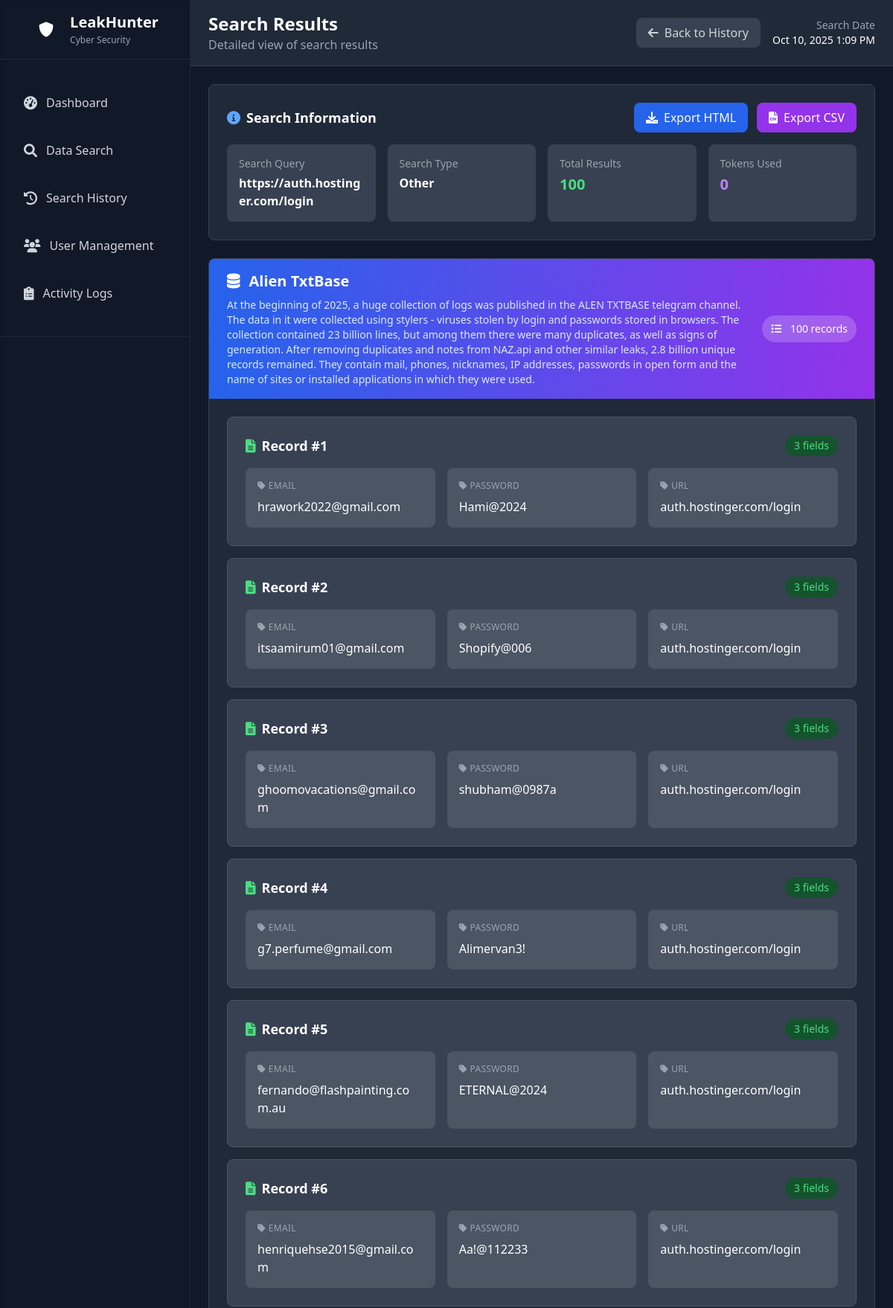
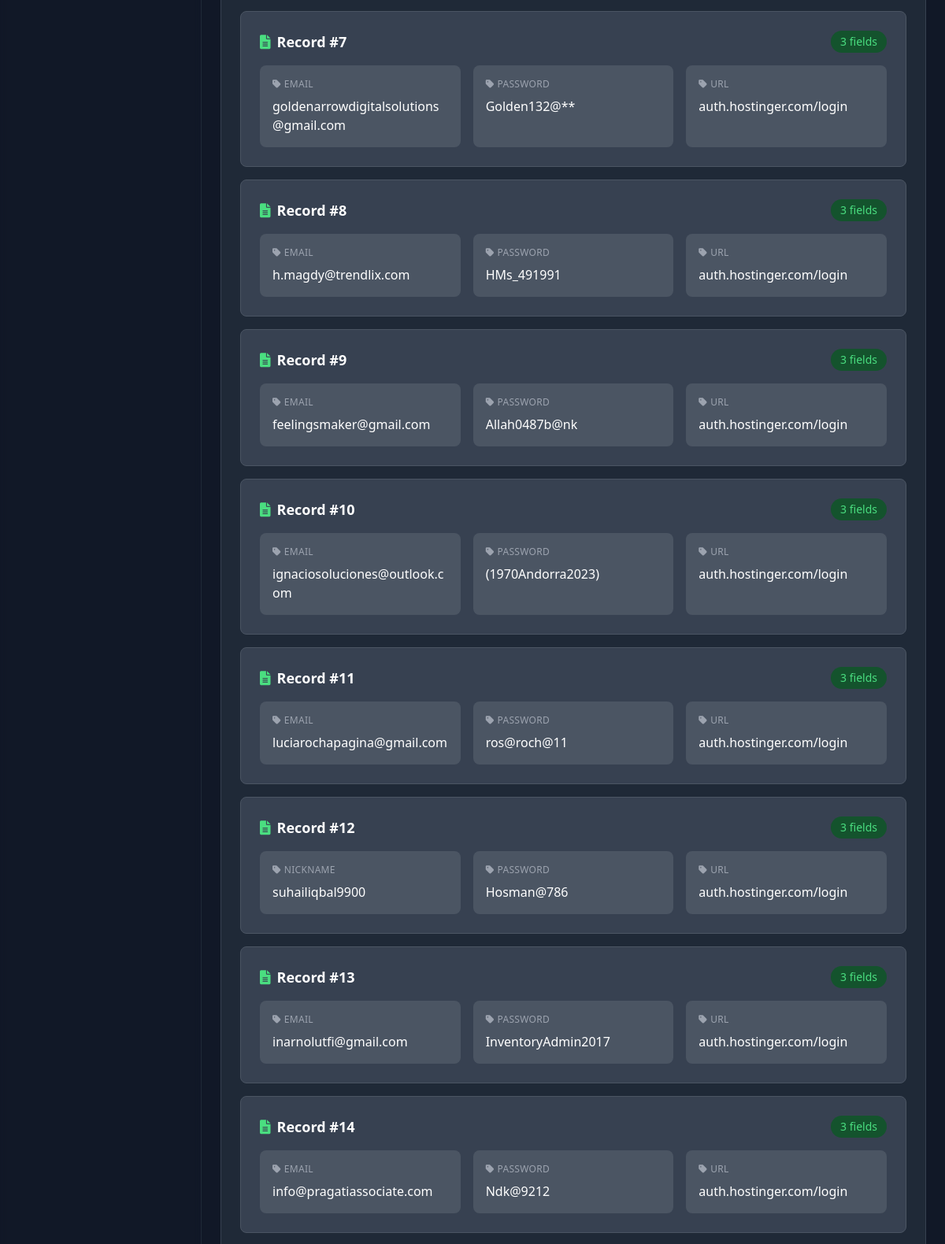
/admin/results.php?id=6 (signed in, upper part), run on the app's committed database (2 pictures, top to bottom).
### tables this page shows
CREATE TABLE `search_history` (
  `id` int(11) NOT NULL,
  `user_id` int(11) NOT NULL,
  `query` varchar(500) NOT NULL,
  `results_count` int(11) DEFAULT 0,
  `tokens_used` int(11) DEFAULT 0,
  `search_type` enum('email','username','name','phone','other') DEFAULT 'other',
  `results_data` longtext DEFAULT NULL,
  `created_at` timestamp NULL DEFAULT current_timestamp()
);

### admin/results.php (the view, shortened to what this page needs)
<?php
$user = getUserInfo();
$search_id = (int)($_GET['id'] ?? 0);
try {
    $db = Database::getInstance()->getConnection();
    $stmt = $db->prepare("SELECT * FROM search_history WHERE id = ? AND user_id = ?");
    $stmt->execute([$search_id, $user['id']]);
    $search = $stmt->fetch();
    $results = json_decode($search['results_data'], true);
} catch (Exception $e) {
    error_log("Results view error: " . $e->getMessage());
    header('Location: history.php');
    exit();
}
?>
<!DOCTYPE html>
<html lang="en">
<head>
    <script src="https://cdn.tailwindcss.com"></script>
    <link href="https://cdnjs.cloudflare.com/ajax/libs/font-awesome/6.0.0/css/all.min.css" rel="stylesheet">
</head>
<body class="bg-gray-900 min-h-screen text-white">
    <?php include 'sidebar.php'; ?>
    <div class="lg:ml-64 min-h-screen">
        <header class="bg-gray-800 border-b border-gray-700 px-6 py-4">
            <div class="flex flex-col sm:flex-row sm:items-center sm:justify-between gap-4">
                <div>
                    <h1 class="text-2xl font-bold text-white">Search Results</h1>
                    <p class="text-gray-400">Detailed view of search results</p>
                </div>
                <div class="flex flex-col sm:flex-row items-start sm:items-center gap-4">
                    <a href="history.php"
                       class="bg-gray-700 text-gray-300 px-4 py-2 rounded-lg hover:bg-gray-600 hover:text-white transition-all flex items-center justify-center">
                        <i class="fas fa-arrow-left mr-2"></i>Back to History
                    </a>
                    <div class="text-right">
                        <p class="text-sm text-gray-400">Search Date</p>
                        <p class="text-sm text-white"><?php echo date('M j, Y g:i A', strtotime($search['created_at'])); ?></p>
                    </div>
                </div>
            </div>
        </header>
        <main class="p-4 sm:p-6">
            <div class="bg-gray-800 rounded-lg p-4 sm:p-6 border border-gray-700 mb-6">
                <div class="flex flex-col sm:flex-row sm:items-center sm:justify-between mb-4 gap-4">
                    <h3 class="text-lg font-semibold text-white flex items-center">
                        <i class="fas fa-info-circle text-blue-400 mr-2"></i>
                        Search Information
                    </h3>
                    <div class="flex flex-col sm:flex-row gap-3">
                        <a href="export.php?id=<?php echo $search_id; ?>&format=html"
                           class="bg-blue-600 text-white px-4 py-2 rounded-lg hover:bg-blue-700 transition-all flex items-center justify-center">
                            <i class="fas fa-download mr-2"></i>Export HTML
                        </a>
                        <a href="export.php?id=<?php echo $search_id; ?>&format=csv"
                           class="bg-purple-600 text-white px-4 py-2 rounded-lg hover:bg-purple-700 transition-all flex items-center justify-center">
                            <i class="fas fa-file-csv mr-2"></i>Export CSV
                        </a>
                    </div>
                </div>
                <div class="grid grid-cols-1 sm:grid-cols-2 lg:grid-cols-4 gap-4">
                    <div class="bg-gray-700 rounded-lg p-4">
                        <div class="text-sm text-gray-400 mb-1">Search Query</div>
                        <div class="text-white font-semibold break-all"><?php echo htmlspecialchars($search['query']); ?></div>
                    </div>
                    <div class="bg-gray-700 rounded-lg p-4">
                        <div class="text-sm text-gray-400 mb-1">Search Type</div>
                        <div class="text-white font-semibold"><?php echo ucfirst($search['search_type']); ?></div>
                    </div>
                    <div class="bg-gray-700 rounded-lg p-4">
                        <div class="text-sm text-gray-400 mb-1">Total Results</div>
                        <div class="text-green-400 font-semibold text-xl"><?php echo number_format($search['results_count']); ?></div>
                    </div>
                    <div class="bg-gray-700 rounded-lg p-4">
                        <div class="text-sm text-gray-400 mb-1">Tokens Used</div>
                        <div class="text-purple-400 font-semibold text-xl"><?php echo number_format($search['tokens_used']); ?></div>
                    </div>
                </div>
            </div>
            <?php if (empty($results['List']) || (count($results['List']) === 1 && isset($results['List']['No results found']))): ?>
                <div class="bg-gray-800 rounded-lg p-8 sm:p-12 border border-gray-700 text-center">
                    <i class="fas fa-search text-gray-600 text-4xl sm:text-6xl mb-4 sm:mb-6"></i>
                    <h3 class="text-xl sm:text-2xl font-bold text-gray-400 mb-4">No Results Found</h3>
                    <p class="text-gray-500 mb-6">No data breaches or leaked information found for this query.</p>
                    <a href="search.php"
                       class="inline-block bg-blue-600 text-white px-6 py-3 rounded-lg hover:bg-blue-700 transition-colors">
                        <i class="fas fa-search mr-2"></i>Try Another Search
                    </a>
                </div>
            <?php else: ?>
                <div class="space-y-6">
                    <?php foreach ($results['List'] as $database => $data): ?>
                        <div class="bg-gray-800 rounded-lg border border-gray-700 overflow-hidden">
                            <div class="bg-gradient-to-r from-blue-600 to-purple-600 px-4 sm:px-6 py-4">
                                <div class="flex flex-col sm:flex-row sm:items-center sm:justify-between gap-4">
                                    <div class="flex-1">
                                        <h3 class="text-lg sm:text-xl font-bold text-white flex items-center">
                                            <i class="fas fa-database mr-3"></i>
                                            <?php echo htmlspecialchars($database); ?>
                                        </h3>
                                        <?php if (isset($data['InfoLeak'])): ?>
                                            <p class="text-blue-100 mt-2 text-sm"><?php echo htmlspecialchars($data['InfoLeak']); ?></p>
                                        <?php endif; ?>
                                    </div>
                                    <?php if (isset($data['Data']) && !empty($data['Data'])): ?>
                                        <div class="bg-white/20 text-white px-3 py-2 rounded-full text-sm">
                                            <i class="fas fa-list mr-2"></i>
                                            <?php echo count($data['Data']); ?> records
                                        </div>
                                    <?php endif; ?>
                                </div>
                            </div>
                            <?php if (isset($data['Data']) && !empty($data['Data'])): ?>
                                <div class="p-4 sm:p-6">
                                    <div class="space-y-4">
                                        <?php foreach ($data['Data'] as $index => $record): ?>
                                            <div class="bg-gray-700 rounded-lg p-4 sm:p-6 border border-gray-600">
                                                <div class="flex flex-col sm:flex-row sm:items-center sm:justify-between mb-4 gap-2">
                                                    <h4 class="text-md sm:text-lg font-semibold text-white flex items-center">
                                                        <i class="fas fa-file-alt text-green-400 mr-2"></i>
                                                        Record #<?php echo $index + 1; ?>
                                                    </h4>
                                                    <span class="bg-green-900 text-green-400 px-3 py-1 rounded-full text-sm">
                                                        <?php echo count($record); ?> fields
                                                    </span>
                                                </div>
                                                <div class="grid grid-cols-1 sm:grid-cols-2 lg:grid-cols-3 gap-3 sm:gap-4">
                                                    <?php foreach ($record as $field => $value): ?>
                                                        <div class="bg-gray-600 rounded-lg p-3 sm:p-4">
                                                            <div class="text-xs text-gray-400 uppercase tracking-wide mb-2 flex items-center">
                                                                <i class="fas fa-tag mr-1"></i>
                                                                <?php echo htmlspecialchars($field); ?>
                                                            </div>
                                                            <div class="text-white font-medium break-all text-sm sm:text-base cursor-pointer hover:text-blue-300 transition-colors copy-field"
                                                                 data-value="<?php echo htmlspecialchars($value); ?>">
                                                                <?php echo htmlspecialchars($value); ?>
                                                            </div>
                                                        </div>
                                                    <?php endforeach; ?>
                                                </div>
                                            </div>
                                        <?php endforeach; ?>
                                    </div>
                                </div>
                            <?php else: ?>
                                <div class="p-6 text-center">
                                    <p class="text-gray-400">No data available for this database.</p>
                                </div>
                            <?php endif; ?>
                        </div>
                    <?php endforeach; ?>
                </div>
            <?php endif; ?>
        </main>
    </div>
</body>
</html>

### data on the page
search_history: created_at "Oct 10, 2025 1:09 PM", query "https://auth.hostinger.com/login", search_type "Other", results_count "100", tokens_used "0"

### other printed values
$database "Alien TxtBase"
count($data['Data']) "100"
count($record) "3"
$field "EMAIL"
$value "hrawork2022@gmail.com"
$field "PASSWORD"
$value "Hami@2024"
$field "URL"
$value "auth.hostinger.com/login"
$value "itsaamirum01@gmail.com"
$value "Shopify@006"
$value "ghoomovacations@gmail.com"
$value "shubham@0987a"
$value "g7.perfume@gmail.com"
$value "Alimervan3!"
